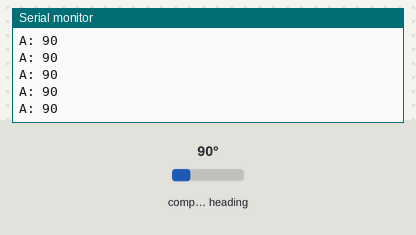
A sketch run on a simulated Arduino Uno, built with avr-gcc and run on an emulated ATmega328P. On the bench: the last lines printed to the serial monitor. Inputs (shaded band) come from the test bench; at power-on: compass heading 90°.

Above: at 1.2 s.
1.3 s: compass heading set to 7°
At 1.69 s:
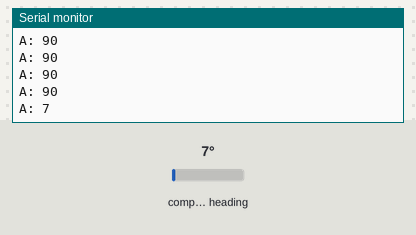
2.8 s: compass heading set to 180°
At 2.94 s:
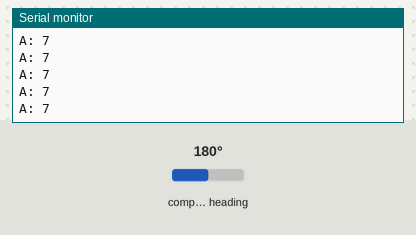
Timing chart, 0 to 5.8 s (numbered marks = the images above; inputs shaded):
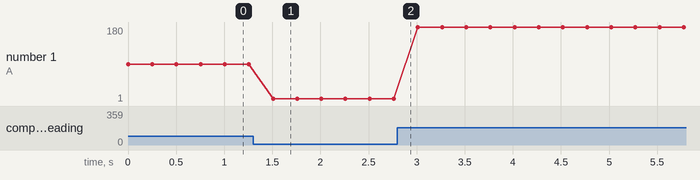

The sketch:

azimuth.ino
```cpp
// (licence header left out)
#include <QMC5883LCompass.h>

QMC5883LCompass compass;

void setup() {
  Serial.begin(9600);
  compass.init();

}

void loop() {
  int a;


  // Read compass values
  compass.read();
  compass.setCalibration(-1481,1997,-1605,1462,-1568,2831);
  // Return Azimuth reading
  a = compass.getAzimuth();

  Serial.print("A: ");
  Serial.print(a);
  Serial.println();

  delay(250);
}
```

Measured:
- after the input at 1.3 s, the serial monitor: prints a new line after 0.21 s (image 1)
- plotted number 1: 90 → 7 after the input at 1.3 s, 7 → 1 after the input at 2.8 s
